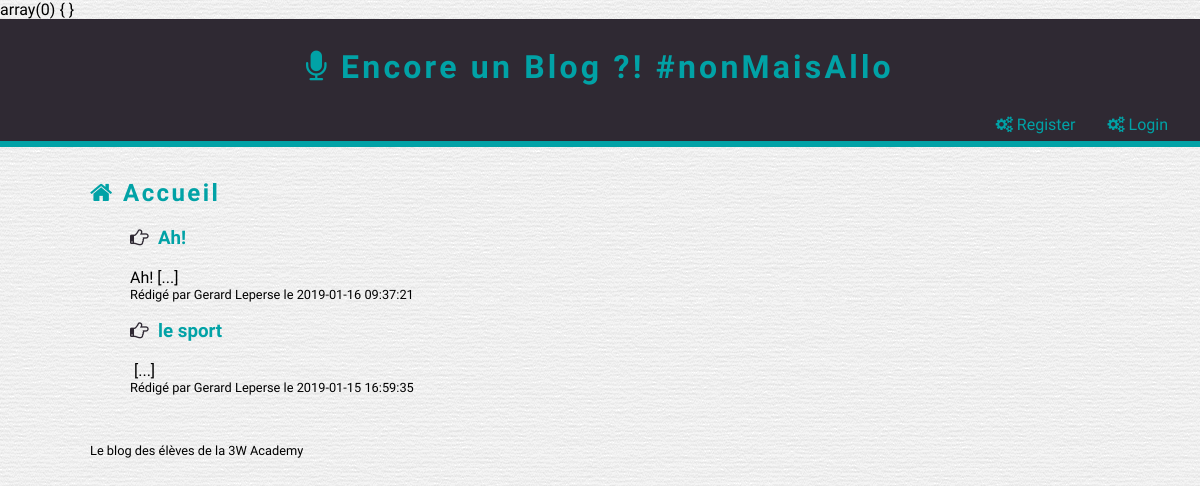
The page / on the database its author committed.
### tables this page shows
CREATE TABLE `Post` (
  `Id` int(11) NOT NULL,
  `Title` varchar(100) NOT NULL,
  `Contents` text NOT NULL,
  `CreationDate` datetime NOT NULL,
  `Author_Id` int(10) NOT NULL,
  `Category_Id` int(10) NOT NULL
);

CREATE TABLE `Author` (
  `Id` int(11) NOT NULL,
  `FirstName` varchar(100) NOT NULL,
  `LastName` varchar(100) NOT NULL
);

### index.php (called while the page is built, shortened)
<?php
var_dump($_SESSION);
include 'application/bdd_connection.php';
$query = $pdo->prepare(
	' SELECT
        Post.Id,
        Title,
        Contents,
        CreationDate,
        FirstName,
        LastName
    FROM
        Post
    INNER JOIN
        Author
    ON
        Post.Author_Id = Author.Id
    ORDER BY
        CreationDate DESC'
	);
	$query->execute();
	$posts = $query->fetchAll(PDO::FETCH_ASSOC);
include 'layout.phtml';
?>

### www/index.phtml (the view)
<?php if (array_key_exists('firstName', $_SESSION) == false) { ?>
<h2><i class="fa fa-home"></i> Accueil</h2>
<?php } else {?>
    <h2><i class="fa fa-home"></i> Accueil : Bonjour <?= $_SESSION['firstName'] ?></h2>
<?php } ?>
<ul class="post-list">
    <?php foreach($posts as $post): ?>
        <li class="post">
            <h3>
                <i class="fa fa-hand-o-right"></i>&nbsp;
                <a href="show_post.php?id=<?= intval($post['Id']) ?>" title="Consulter l'article">
                    <?= htmlspecialchars($post['Title']) ?>
                </a>
            </h3>
            <article><?= substr(htmlspecialchars($post['Contents']), 0, 100) ?>&nbsp;[...]</article>
            <small>
                Rédigé par <?= htmlspecialchars($post['FirstName']) ?> <?= htmlspecialchars($post['LastName']) ?>
                le <?= htmlspecialchars($post['CreationDate']) ?>
            </small>
        </li>
    <?php endforeach; ?>
</ul>

### css/blog-main.css (style rules this page uses)
* { box-sizing: border-box; }
a { text-decoration: none; }

### css/blog-theme.css (style rules this page uses)
a { color: #01A2A6; transition: all 0.25s; }
body { background: url('../images/theme/paper.png') repeat; font-family: 'Dosis', sans-serif; }
h1, h2 { color: #01A2A6; letter-spacing: 0.1em; }
.post { list-style-type: none; }
.post h3 { color: #2F2933; }

### rows shown on the page
post: Title "Ah!", Contents "Ah!", Author_Id.FirstName "Gerard", Author_Id.LastName "Leperse", CreationDate "2019-01-16 09:37:21"
post: Title "le sport", Author_Id.FirstName "Gerard", Author_Id.LastName "Leperse", CreationDate "2019-01-15 16:59:35"
